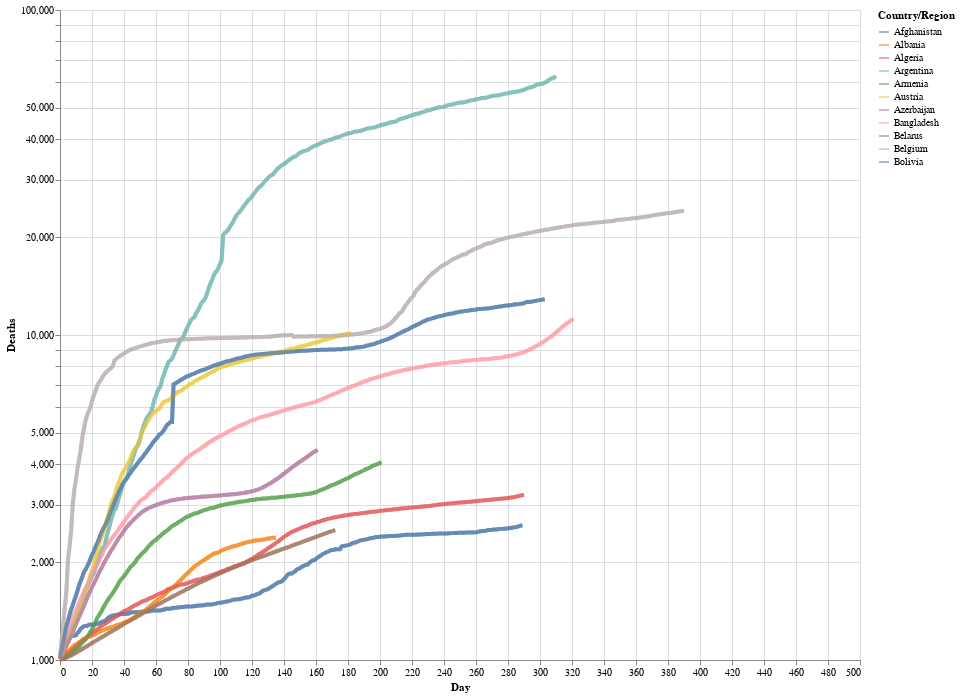

Source (notebook cell):
### Markdown cell above
Adding a standout feature. That is when you hover over a graph the others turn grey; this will make the main graph stand out. For this reason, we build the chart, then an overlay, and then combine them.

### Code cell
# Selection tool
selection = alt.selection_single(fields=['Country/Region'])
# Color change when clicked
color = alt.condition(selection,
                    alt.Color('Country/Region:N'),
                    alt.value('lightgray'))


# Base altair plot 
base = alt.Chart(deaths_long_5000).mark_line(strokeWidth=4, opacity=0.7).encode(
    x=alt.X('Day'),
    y=alt.Y('Deaths', scale=alt.Scale(type='log')),
    color='Country/Region',
    tooltip=['Country/Region', 'Day','Deaths']
).properties(
    width=800,
    height=650
)

# Chart
chart = base.encode(
  color=alt.condition(selection, 'Country/Region:N', alt.value('lightgray'))
).add_selection(
  selection
)

# Overlay
overlay = base.encode(
    color='Country/Region',
  opacity=alt.value(0.5),
  tooltip=['Country/Region:N', 'Name:N']
).transform_filter(
  selection
)

# combining
chart + overlay

### Figure 1 — Vega-Lite specification as saved in the notebook (floating-point values rounded to 4 significant figures; data arrays with more than 128 entries replaced by an {"elided": "..."} marker saying what was removed)
{"config": {"view": {"continuousWidth": 400, "continuousHeight": 300}}, "layer": [{"mark": {"type": "line", "opacity": 0.7, "strokeWidth": 4}, "encoding": {"color": {"condition": {"type": "nominal", "field": "Country/Region", "selection": "selector001"}, "value": "lightgray"}, "tooltip": [{"type": "nominal", "field": "Country/Region"}, {"type": "quantitative", "field": "Day"}, {"type": "quantitative", "field": "Deaths"}], "x": {"type": "quantitative", "field": "Day"}, "y": {"type": "quantitative", "field": "Deaths", "scale": {"type": "log"}}}, "height": 650, "selection": {"selector001": {"type": "single", "fields": ["Country/Region"]}}, "width": 800}, {"mark": {"type": "line", "opacity": 0.7, "strokeWidth": 4}, "encoding": {"color": {"type": "nominal", "field": "Country/Region"}, "opacity": {"value": 0.5}, "tooltip": [{"type": "nominal", "field": "Country/Region"}, {"type": "nominal", "field": "Name"}], "x": {"type": "quantitative", "field": "Day"}, "y": {"type": "quantitative", "field": "Deaths", "scale": {"type": "log"}}}, "height": 650, "transform": [{"filter": {"selection": "selector001"}}], "width": 800}], "data": {"name": "data-247250510a2ec1273c7650c012355edb"}, "$schema": "https://vega.github.io/schema/vega-lite/v4.8.1.json", "datasets": {"data-247250510a2ec1273c7650c012355edb": {"elided": "5000 records"}}}
